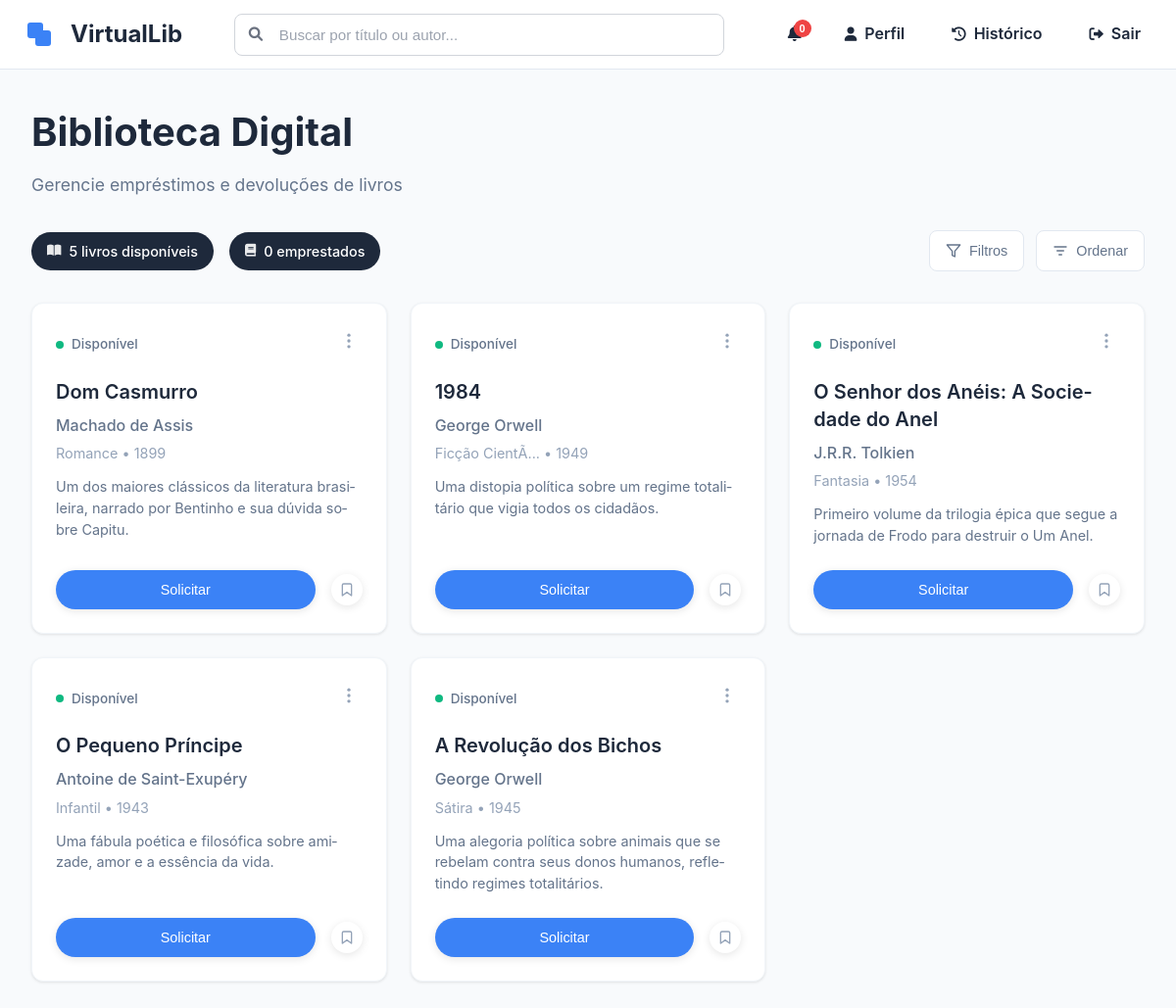
The page / on the database its author committed.
### tables this page shows
CREATE TABLE IF NOT EXISTS Books (
    id INT PRIMARY KEY AUTO_INCREMENT,
    title VARCHAR(255) NOT NULL,
    author VARCHAR(255) NOT NULL,
    genre VARCHAR(100) NOT NULL,
    year INT NOT NULL,
    description TEXT NOT NULL,
    available BOOLEAN NOT NULL DEFAULT TRUE,
    created_at TIMESTAMP DEFAULT CURRENT_TIMESTAMP
);

### app/controllers/BookController.php (called while the page is built, shortened)
<?php
class BookController extends RenderView
{
    public function listBooks()
    {
        $bookModel = new BookModel();
        $books = $bookModel->getBooks();
        $this->loadView('partials/header', ['title' => 'Livros']);
        $this->loadView('home', ['books' => $books]);
    }
}

### index.php (called while the page is built, shortened)
<?php
require_once __DIR__."/app/router/routes.php";
require_once __DIR__."/app/core/Core.php";
$isAdmin = isset($_SESSION['user']) && isset($_SESSION['user']['role']) && $_SESSION['user']['role'] === 'admin';
$activeRoutes = $isAdmin ? $adminRoutes : $userRoutes;
$core = new Core($activeRoutes);
$core->run();

### app/models/Database.php (called while the page is built, shortened)
<?php
class Database {
    public function getConnection()
    {
        $this->host = LoadEnv::get('DB_HOST');
        $this->database = LoadEnv::get('DB_NAME');
        $this->user = LoadEnv::get('DB_USER');
        $this->password = LoadEnv::get('DB_PASSWORD');
        $this->port = LoadEnv::get('DB_PORT');
        try {
            $pdo = new PDO(
                "mysql:host=$this->host;port=$this->port;dbname=$this->database",
                $this->user,
                $this->password
            );
            return $pdo;
        } catch (PDOException $e) {
            error_log("Database connection error: " . $e->getMessage());
            throw new Exception("Database connection failed");
        }
    }
}

### app/models/BookModel.php (called while the page is built, shortened)
<?php
class BookModel extends Database
{
    private $pdo;
    public function __construct()
    {
        $this->pdo = $this->getConnection();
    }
    public function getBooks()
    {
        try {
            $stmt = $this->pdo->prepare("SELECT * FROM Books");
            $stmt->execute();
            return $stmt->fetchAll(PDO::FETCH_ASSOC);
        } catch (PDOException $e) {
            error_log("Database error in getBooks: " . $e->getMessage());
            return [];
        }
    }
}

### app/utils/TextUtils.php (called while the page is built, shortened)
<?php
class TextUtils
{
    public static function limitText($text, $limit, $suffix = "...")
    {
        if (strlen($text) <= $limit) {
            return $text;
        }
        return substr($text, 0, $limit) . $suffix;
    }
    public static function sanitize($text)
    {
        return htmlspecialchars($text, ENT_QUOTES, 'UTF-8');
    }
    public static function formatText($text, $limit, $suffix = "...")
    {
        $sanitized = self::sanitize($text);
        return self::limitText($sanitized, $limit, $suffix);
    }
}

### app/views/components/book-card.php (the view, shortened to what this page needs)
<?php
require_once __DIR__ . '/../../utils/TextUtils.php';
?>
<?php
$isAvailable = isset($book['available']) && (int)$book['available'] === 1;
$buttonClass = 'borrow';
$buttonDisabled = false;
$buttonLabel = 'Solicitar';
?>
<div class="book-card" data-book-id="<?php echo $book['id']; ?>">
    <a href="/details/<?php echo $book['id']; ?>" class="book-link">
        <div class="book-card-header">
            <div class="book-status">
                <span class="status-dot <?php echo $isAvailable ? 'available' : 'borrowed'; ?>"></span>
                <span class="status-text"><?php echo $isAvailable ? 'Disponível' : 'Emprestado'; ?></span>
            </div>
            <div class="book-menu">
                <svg width="20" height="20" viewBox="0 0 24 24" fill="none" xmlns="http://www.w3.org/2000/svg">
                    <circle cx="12" cy="5" r="2" fill="currentColor" />
                    <circle cx="12" cy="12" r="2" fill="currentColor" />
                    <circle cx="12" cy="19" r="2" fill="currentColor" />
                </svg>
            </div>
        </div>
        <div class="book-content">
            <h3 class="book-title"><?php echo TextUtils::formatText($book['title'], 40); ?></h3>
            <p class="book-author"><?php echo TextUtils::formatText($book['author'], 30); ?></p>
            <p class="book-genre-year"><?php echo TextUtils::formatText($book['genre'], 15); ?> • <?php echo $book['year']; ?></p>
            <p class="book-description"><?php echo TextUtils::formatText($book['description'], 120); ?></p>
        </div>
    </a>
    <div class="book-actions">
        <button class="action-button <?php echo $buttonClass; ?>" data-book-id="<?php echo $book['id']; ?>" <?php echo $buttonDisabled ? 'disabled' : ''; ?>>
            <?php echo $buttonLabel; ?>
        </button>
        <div class="bookmark-icon" onclick="toggleBookmark(this)">
            <svg width="16" height="16" viewBox="0 0 24 24" fill="none" xmlns="http://www.w3.org/2000/svg">
                <path d="M19 21L12 16L5 21V5C5 3.89543 5.89543 3 7 3H17C18.1046 3 19 3.89543 19 5V21Z" stroke="currentColor" stroke-width="2" stroke-linecap="round" stroke-linejoin="round" />
            </svg>
        </div>
    </div>
</div>

### app/core/Core.php (shortened to what this page needs)
<?php
class Core
{
    private $routes;
    public function run()
    {
        $url = $this->getCurrentUrl();
        foreach ($this->getRoutes() as $path => $controllerAndAction) {
            $pattern = $this->buildRoutePattern($path);
            if (preg_match($pattern, $url, $matches)) {
                array_shift($matches);
                $this->executeController($controllerAndAction, $matches);
                break;
            }
        }
    }
    private function getCurrentUrl()
    {
        if (isset($_GET['url'])) {
            $url = '/' . trim($_GET['url'], '/');
        } else {
            $url = parse_url($_SERVER['REQUEST_URI'], PHP_URL_PATH);
        }
        return $url;
    }
    private function buildRoutePattern($path)
    {
        $pattern = preg_quote($path, '#');
        $pattern = preg_replace('/\\\{id\\\}/', '([\w-]+)', $pattern);
        $pattern = preg_replace('/\\\{([^}]+)\\\}/', '([\w-]+)', $pattern);
        return '#^' . $pattern . '$#';
    }
    private function executeController($controllerAndAction, $matches = [])
    {
        try {
            [$currentController, $action] = explode('@', $controllerAndAction);
            $controller = new $currentController();
            call_user_func_array([$controller, $action], $matches);
        } catch (Exception $e) {
            error_log("Router Error: " . $e->getMessage());
            $this->handleNotFound();
        }
    }
    public function getRoutes()
    {
        return $this->routes;
    }
    public function setRoutes($routes)
    {
        $this->routes = $routes;
    }
}

### app/utils/RenderView.php
<?php
class RenderView
{
  public function loadView($view, $args)
  {
    $filename = __DIR__ . "/../views/$view.php";
    if (file_exists($filename)) {
      $this->render($view, $args);
    } else {
      echo "View not found: $view";
    }
  }
  public function render($view, $args) {
    extract($args);
    require_once __DIR__ . "/../views/$view.php";
  }
}

### app/views/partials/header.php (shortened to what this page needs)
<!DOCTYPE html>
<html lang="pt-BR">
<head>
    <link rel="stylesheet" href="/public/css/base.css">
    <link rel="stylesheet" href="/public/css/navbar.css">
    <link rel="stylesheet" href="/public/css/layout.css">
    <link rel="stylesheet" href="/public/css/stats.css">
    <link rel="stylesheet" href="/public/css/book-card.css">
    <link rel="stylesheet" href="/public/css/profile.css">
    <link rel="stylesheet" href="/public/css/notifications.css">
    <link href="https://cdnjs.cloudflare.com/ajax/libs/font-awesome/6.0.0/css/all.min.css" rel="stylesheet">
</head>
<body>
    <?php require_once __DIR__ . '/navbar.php'; ?>

### app/views/partials/navbar.php (shortened to what this page needs)
    <nav class="navbar">
    <div class="nav-container">
        <a href="/" class="nav-brand">
            <div class="logo">
                <div class="logo-icon">
                    <div class="square square-1"></div>
                    <div class="square square-2"></div>
                </div>
            </div>
            <span class="brand-name">VirtualLib</span>
        </a>
        <div class="search-container">
            <div class="search-box">
                <input type="text" placeholder="Buscar por título ou autor..." class="search-input" id="search-input">
            </div>
        </div>
        <div class="nav-menu-desktop">
            <div class="notification-container">
                <button class="notification-btn" id="notification-btn">
                    <span class="notification-badge" id="notification-badge">0</span>
                </button>
            </div>
            <a href="/profile" class="nav-link">
                <i class="fas fa-user"></i>
                <span>Perfil</span>
            </a>
            <a href="/historico" class="nav-link">
                <i class="fas fa-history"></i>
                <span>Histórico</span>
            </a>
            <a href="#" class="nav-link logout" onclick="window.AuthService.logout(); return false;">
                <i class="fas fa-sign-out-alt"></i>
                <span>Sair</span>
            </a>
        </div>
    </div>
</nav>

### app/views/home.php (shortened to what this page needs)
<?php
$totalBooks = count($books);
$availableBooks = count(array_filter($books, function($book) {
    return isset($book['available']) && $book['available'];
}));
$borrowedBooks = $totalBooks - $availableBooks;
?>
<div class="container">
    <h1 class="page-title">Biblioteca Digital</h1>
    <p class="page-subtitle">Gerencie empréstimos e devoluções de livros</p>
    <div class="stats-controls">
        <div class="stats">
            <div class="stat-item available">
                <i class="fas fa-book-open"></i>
                <span id="books-available" data-label="livros disponíveis"><?php echo $availableBooks; ?> livros disponíveis</span>
            </div>
            <div class="stat-item borrowed">
                <i class="fas fa-book"></i>
                <span id="books-borrowed" data-label="emprestados"><?php echo $borrowedBooks; ?> emprestados</span>
            </div>
        </div>
        <div class="controls">
            <button class="control-button">
                <svg width="16" height="16" viewBox="0 0 24 24" fill="none" xmlns="http://www.w3.org/2000/svg">
                    <path d="M22 3H2L10 12.46V19L14 21V12.46L22 3Z" stroke="currentColor" stroke-width="2" stroke-linecap="round" stroke-linejoin="round"/>
                </svg>
                Filtros
            </button>
            <button class="control-button" onclick="toggleSort(this)">
                <svg class="sort-icon-default" width="16" height="16" viewBox="0 0 24 24" fill="none" xmlns="http://www.w3.org/2000/svg">
                    <path d="M3 6H21M7 12H17M10 18H14" stroke="currentColor" stroke-width="2" stroke-linecap="round" stroke-linejoin="round"/>
                </svg>
                Ordenar
            </button>
        </div>
    </div>
    <div class="books-grid">
        <?php foreach ($books as $book): ?>
            <?php include __DIR__ . '/components/book-card.php'; ?>
        <?php endforeach; ?>
    </div>
</div>

### public/css/base.css (style rules this page uses)
* { margin: 0; padding: 0; box-sizing: border-box; }
body { font-family: 'Inter', -apple-system, BlinkMacSystemFont, 'Segoe UI', Roboto, sans-serif; background-color: #f8fafc; color: #1e293b; line-height: 1.6; }

### public/css/navbar.css (style rules this page uses)
.navbar { background: white; border-bottom: 1px solid #e2e8f0; position: sticky; top: 0; z-index: 1000; padding: 0; }
.nav-container { max-width: 1200px; margin: 0 auto; padding: 0 20px; display: flex; justify-content: space-between; align-items: center; height: 70px; }
.nav-brand { display: flex; align-items: center; gap: 0.75rem; flex: 0 0 auto; text-decoration: none !important; color: inherit; transition: all 0.3s ease; }
a.nav-brand, a.nav-brand:hover, a.nav-brand:visited, a.nav-brand:focus, a.nav-brand:active { text-decoration: none !important; }
.logo { width: 40px; height: 40px; display: flex; align-items: center; justify-content: center; position: relative; }
.logo-icon { position: relative; width: 24px; height: 24px; }
.square { position: absolute; width: 16px; height: 16px; border-radius: 3px; background-color: #3b82f6; }
.square-1 { top: 0; left: 0; z-index: 2; }
.square-2 { bottom: 0; right: 0; z-index: 1; }
.brand-name { color: #1e293b; font-size: 1.5rem; font-weight: 700; text-decoration: none; transition: opacity 0.3s ease; }
.search-container { flex: 1; display: flex; justify-content: center; align-items: center; max-width: 500px; margin: 0 2rem; }
.search-box { position: relative; width: 100%; }
.search-input { width: 100%; padding: 12px 20px 12px 45px; border: 1px solid #d1d5db; border-radius: 8px; background: white; color: #1e293b; font-size: 0.95rem; transition: all 0.3s ease; outline: none; }
.search-input::placeholder { color: #9ca3af; }
.nav-menu-desktop { flex: 0 0 auto; display: flex; align-items: center; justify-content: center; gap: 1rem; }
.nav-link { display: flex; align-items: center; gap: 0.5rem; padding: 0.5rem 1rem; color: #1e293b; text-decoration: none; border-radius: 8px; transition: all 0.3s ease; font-weight: 500; font-size: 0.9rem; }
.nav-link.logout { color: #dc2626; }
.nav-link i { font-size: 0.9rem; }
.notification-container { display: flex; align-items: center; justify-content: center; }
.nav-link { color: #1e293b !important; text-decoration: none; font-weight: 600; padding: 8px 16px; border-radius: 8px; transition: all 0.3s ease; font-size: 1rem; }

### public/css/layout.css (style rules this page uses)
.container { max-width: 1200px; margin: 0 auto; padding: 2rem; }
.page-title { font-size: 2.5rem; font-weight: 700; color: #1e293b; margin-bottom: 0.5rem; }
.page-subtitle { font-size: 1.1rem; color: #64748b; margin-bottom: 2rem; }

### public/css/stats.css (style rules this page uses)
.stats-controls { display: flex; justify-content: space-between; align-items: center; margin-bottom: 2rem; }
.stats { display: flex; gap: 1rem; }
.stat-item { display: flex; align-items: center; gap: 0.5rem; padding: 0.5rem 1rem; background-color: #1e293b; color: white; border-radius: 50px; font-weight: 500; font-size: 0.9rem; }
.stat-item i { font-size: 0.8rem; opacity: 0.9; }
.controls { display: flex; gap: 0.75rem; }
.control-button { display: flex; align-items: center; gap: 0.5rem; padding: 0.75rem 1rem; background-color: white; border: 1px solid #e2e8f0; border-radius: 8px; color: #64748b; font-size: 0.9rem; cursor: pointer; transition: all 0.2s ease; }
.sort-icon-default, .sort-icon-active { transition: all 0.3s ease; }

### public/css/notifications.css (style rules this page uses)
.notification-container { position: relative; display: inline-block; }
.notification-btn { background: none; border: none; cursor: pointer; padding: 8px 12px; border-radius: 8px; transition: background-color 0.2s ease; position: relative; color: #1e293b; font-size: 16px; }
.notification-badge { position: absolute; top: 2px; right: 2px; background-color: #ef4444; color: white; border-radius: 50%; width: 18px; height: 18px; font-size: 11px; font-weight: 600; display: flex; align-items: center; justify-content: center; min-width: 18px; }

### app/views/partials/navbar.php (style rules this page uses)
.nav-link { color: #1e293b; }

### app/views/components/book-card.php (style rules this page uses)
a { text-decoration: none; color: inherit; }

### rows shown on the page
books: availableBooks "5", borrowedBooks "0", available 1 (drawn), title "Dom Casmurro", author "Machado de Assis", genre "Romance", year "1899", description "Um dos maiores clássicos da literatura brasileira, narrado por Bentinho e sua dúvida sobre Capitu."
books: available 1 (drawn), title "1984", author "George Orwell", genre "Ficção CientÃ...", year "1949", description "Uma distopia política sobre um regime totalitário que vigia todos os cidadãos."
books: available 1 (drawn), title "O Senhor dos Anéis: A Sociedade do Anel", author "J.R.R. Tolkien", genre "Fantasia", year "1954", description "Primeiro volume da trilogia épica que segue a jornada de Frodo para destruir o Um Anel."
books: available 1 (drawn), title "O Pequeno Príncipe", author "Antoine de Saint-Exupéry", genre "Infantil", year "1943", description "Uma fábula poética e filosófica sobre amizade, amor e a essência da vida."
books: available 1 (drawn), title "A Revolução dos Bichos", author "George Orwell", genre "Sátira", year "1945", description "Uma alegoria política sobre animais que se rebelam contra seus donos humanos, refletindo regimes totalitários."
